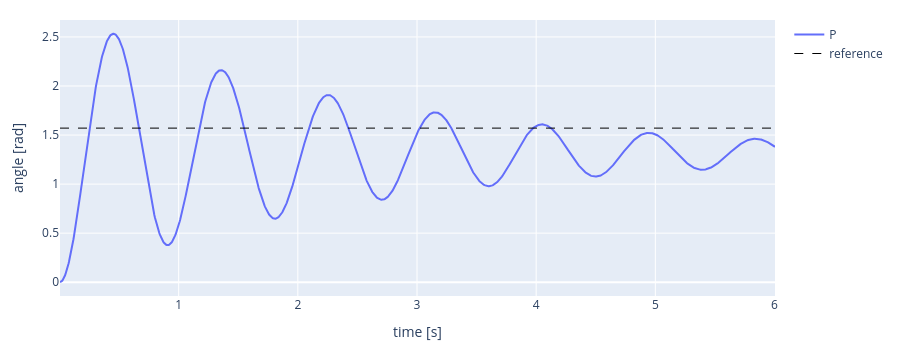
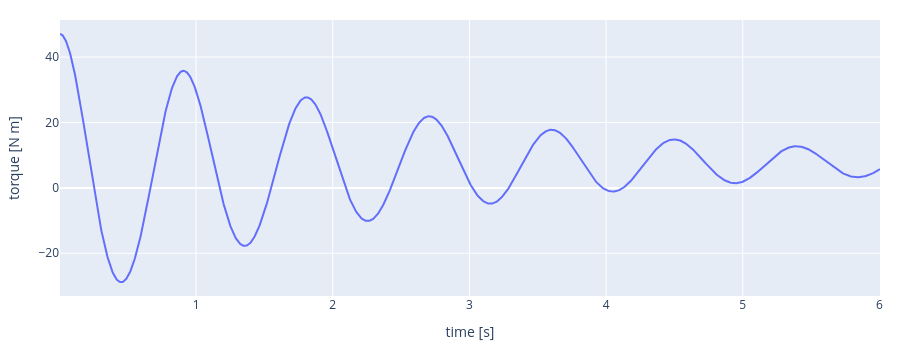

The code cell stored with these charts, in order, in its notebook:
### Code cell
# ORIGINAL - test with aquired value for Kp

# Controller settings
q_desired = np.pi / 2    # target angle [rad]: arm horizontal
Kp = 30.0#326.0                 # proportional gain [N m per rad of error] #TODO: 
duration = 6.0#15.0           # how long to run [s]

# Start with the arm hanging down, at rest
ctl.reset_joints(pendulum, [motor], [0.0])

time_log, angle_log, torque_log = [], [], []
t = 0.0
while t < duration:
    # 1. SENSE: read the joint angle from the encoder
    q = p.getJointState(pendulum, motor)[0]

    # 2. CONTROL: compute the motor torque from the error
    error = q_desired - q
    torque = Kp * error

    # 3. ACT: send the torque to the motor, and let the simulated world move for one time step
    p.setJointMotorControl2(pendulum, motor, p.TORQUE_CONTROL, force=torque)

    
    # 4. WAIT: let one time step of real time pass, so what you see runs at real speed (comment out for faster simulation, or sleep for DT/4)
    p.stepSimulation()
    t = t + DT
    
    time.sleep(DT)

    # Logging:
    time_log.append(t)
    angle_log.append(q)
    torque_log.append(torque)

p_time, p_angle, p_torque = time_log, angle_log, torque_log   # keep this run, to compare later
ctl.plot_series(time_log, {"P": angle_log}, ylabel="angle [rad]", ref=q_desired)
ctl.plot_series(time_log, {"P": torque_log}, ylabel="torque [N m]")

### Figure 1 — Plotly figure (JSON) as saved in the notebook; plotly's stock layout.template omitted (floating-point values rounded to 4 significant figures; data arrays with more than 128 entries replaced by an {"elided": "..."} marker saying what was removed)
{"data": [{"line": {"color": "#636EFA"}, "mode": "lines", "name": "P", "type": "scatter", "x": {"elided": "1441 float values"}, "y": {"elided": "1441 float values"}}, {"line": {"color": "black", "dash": "dash", "width": 1}, "mode": "lines", "name": "reference", "type": "scatter", "x": {"elided": "1441 float values"}, "y": {"elided": "1441 float values"}}], "layout": {"height": 350, "margin": {"b": 50, "l": 60, "r": 20, "t": 20}, "title": {}, "xaxis": {"title": {"text": "time [s]"}}, "yaxis": {"title": {"text": "angle [rad]"}}}}

### Figure 2 — Plotly figure (JSON) as saved in the notebook; plotly's stock layout.template omitted (floating-point values rounded to 4 significant figures; data arrays with more than 128 entries replaced by an {"elided": "..."} marker saying what was removed)
{"data": [{"line": {"color": "#636EFA"}, "mode": "lines", "name": "P", "type": "scatter", "x": {"elided": "1441 float values"}, "y": {"elided": "1441 float values"}}], "layout": {"height": 350, "margin": {"b": 50, "l": 60, "r": 20, "t": 20}, "title": {}, "xaxis": {"title": {"text": "time [s]"}}, "yaxis": {"title": {"text": "torque [N m]"}}}}
